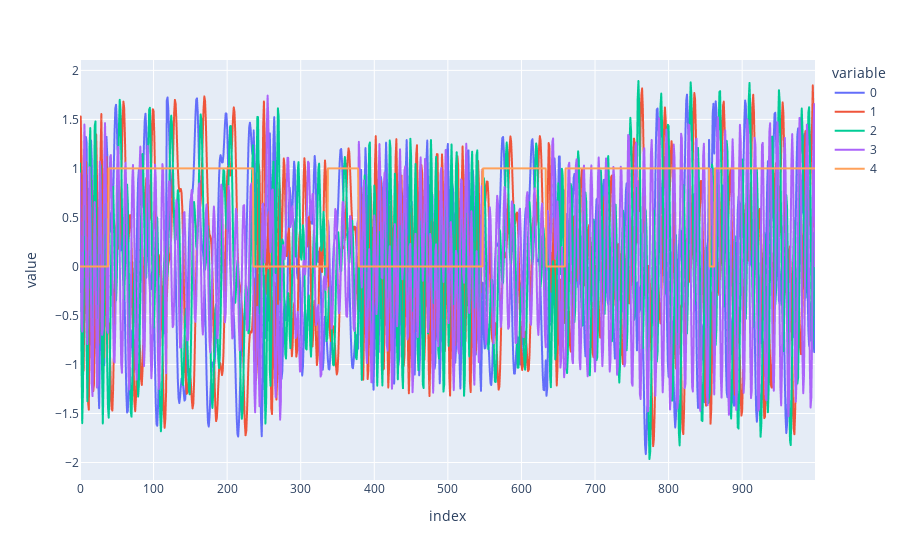

This figure's notebook cell:
### Code cell
px.line(slds_dynamics_sparse.T)

### Figure 1 — Plotly figure (JSON) as saved in the notebook; plotly's stock layout.template omitted (floating-point values rounded to 4 significant figures; data arrays with more than 128 entries replaced by an {"elided": "..."} marker saying what was removed)
{"data": [{"hovertemplate": "variable=0<br>index=%{x}<br>value=%{y}<extra></extra>", "legendgroup": "0", "line": {"color": "#636efa", "dash": "solid"}, "marker": {"symbol": "circle"}, "mode": "lines", "name": "0", "showlegend": true, "type": "scattergl", "x": {"elided": "1000 int values"}, "xaxis": "x", "y": {"elided": "1000 float values"}, "yaxis": "y"}, {"hovertemplate": "variable=1<br>index=%{x}<br>value=%{y}<extra></extra>", "legendgroup": "1", "line": {"color": "#EF553B", "dash": "solid"}, "marker": {"symbol": "circle"}, "mode": "lines", "name": "1", "showlegend": true, "type": "scattergl", "x": {"elided": "1000 int values"}, "xaxis": "x", "y": {"elided": "1000 float values"}, "yaxis": "y"}, {"hovertemplate": "variable=2<br>index=%{x}<br>value=%{y}<extra></extra>", "legendgroup": "2", "line": {"color": "#00cc96", "dash": "solid"}, "marker": {"symbol": "circle"}, "mode": "lines", "name": "2", "showlegend": true, "type": "scattergl", "x": {"elided": "1000 int values"}, "xaxis": "x", "y": {"elided": "1000 float values"}, "yaxis": "y"}, {"hovertemplate": "variable=3<br>index=%{x}<br>value=%{y}<extra></extra>", "legendgroup": "3", "line": {"color": "#ab63fa", "dash": "solid"}, "marker": {"symbol": "circle"}, "mode": "lines", "name": "3", "showlegend": true, "type": "scattergl", "x": {"elided": "1000 int values"}, "xaxis": "x", "y": {"elided": "1000 float values"}, "yaxis": "y"}, {"hovertemplate": "variable=4<br>index=%{x}<br>value=%{y}<extra></extra>", "legendgroup": "4", "line": {"color": "#FFA15A", "dash": "solid"}, "marker": {"symbol": "circle"}, "mode": "lines", "name": "4", "showlegend": true, "type": "scattergl", "x": {"elided": "1000 int values"}, "xaxis": "x", "y": {"elided": "1000 int values"}, "yaxis": "y"}], "layout": {"legend": {"title": {"text": "variable"}, "tracegroupgap": 0}, "margin": {"t": 60}, "xaxis": {"anchor": "y", "domain": [0, 1], "title": {"text": "index"}}, "yaxis": {"anchor": "x", "domain": [0, 1], "title": {"text": "value"}}}}
